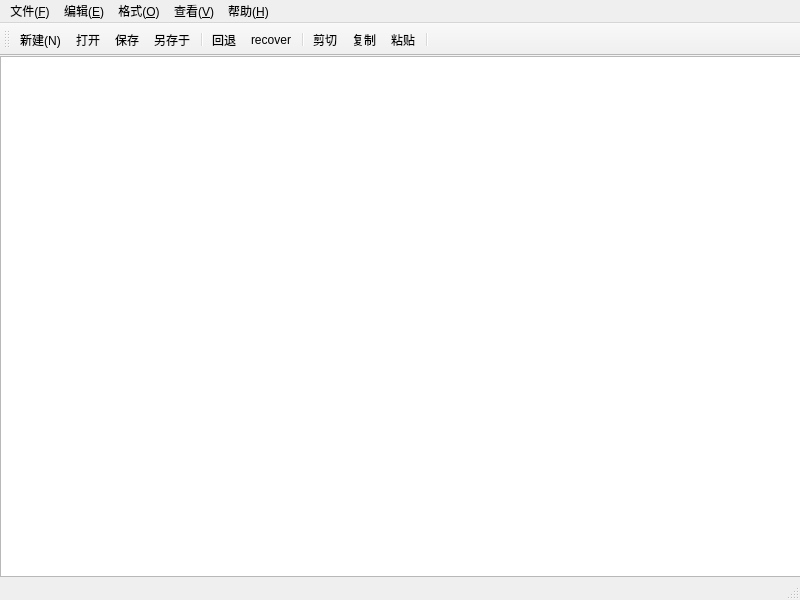
<?xml version="1.0" encoding="UTF-8"?>
<ui version="4.0">
 <class>MainWindow</class>
 <widget class="QMainWindow" name="MainWindow">
  <property name="geometry">
   <rect>
    <x>0</x>
    <y>0</y>
    <width>800</width>
    <height>600</height>
   </rect>
  </property>
  <property name="windowTitle">
   <string>MainWindow</string>
  </property>
  <widget class="QWidget" name="centralwidget">
   <widget class="QPlainTextEdit" name="textEdit">
    <property name="geometry">
     <rect>
      <x>0</x>
      <y>0</y>
      <width>801</width>
      <height>521</height>
     </rect>
    </property>
   </widget>
  </widget>
  <widget class="QMenuBar" name="menubar">
   <property name="geometry">
    <rect>
     <x>0</x>
     <y>0</y>
     <width>800</width>
     <height>25</height>
    </rect>
   </property>
   <widget class="QMenu" name="menu">
    <property name="title">
     <string>文件(&amp;F)</string>
    </property>
    <addaction name="actionNew"/>
   </widget>
   <widget class="QMenu" name="menu_E">
    <property name="title">
     <string>编辑(&amp;E)</string>
    </property>
   </widget>
   <widget class="QMenu" name="menu_O">
    <property name="title">
     <string>格式(&amp;O)</string>
    </property>
   </widget>
   <widget class="QMenu" name="menu_V">
    <property name="title">
     <string>查看(&amp;V)</string>
    </property>
   </widget>
   <widget class="QMenu" name="menu_H">
    <property name="title">
     <string>帮助(&amp;H)</string>
    </property>
   </widget>
   <addaction name="menu"/>
   <addaction name="menu_E"/>
   <addaction name="menu_O"/>
   <addaction name="menu_V"/>
   <addaction name="menu_H"/>
  </widget>
  <widget class="QStatusBar" name="statusbar"/>
  <widget class="QToolBar" name="toolBar">
   <property name="windowTitle">
    <string>toolBar</string>
   </property>
   <attribute name="toolBarArea">
    <enum>TopToolBarArea</enum>
   </attribute>
   <attribute name="toolBarBreak">
    <bool>false</bool>
   </attribute>
   <addaction name="actionNew"/>
   <addaction name="actionOpen"/>
   <addaction name="actionSave"/>
   <addaction name="actionSaveas"/>
   <addaction name="separator"/>
   <addaction name="actionBack"/>
   <addaction name="actionRecover"/>
   <addaction name="separator"/>
   <addaction name="actionCut"/>
   <addaction name="actionCopy"/>
   <addaction name="actionParse"/>
   <addaction name="separator"/>
  </widget>
  <action name="actionNew">
   <property name="icon">
    <iconset resource="res.qrc">
     <normaloff>:/img/file.png</normaloff>:/img/file.png</iconset>
   </property>
   <property name="text">
    <string>新建(&amp;N)</string>
   </property>
   <property name="toolTip">
    <string>新建</string>
   </property>
   <property name="menuRole">
    <enum>QAction::MenuRole::NoRole</enum>
   </property>
  </action>
  <action name="actionOpen">
   <property name="icon">
    <iconset resource="res.qrc">
     <normaloff>:/img/floder.png</normaloff>:/img/floder.png</iconset>
   </property>
   <property name="text">
    <string>打开</string>
   </property>
   <property name="toolTip">
    <string>打开</string>
   </property>
   <property name="menuRole">
    <enum>QAction::MenuRole::NoRole</enum>
   </property>
  </action>
  <action name="actionRecover">
   <property name="icon">
    <iconset resource="res.qrc">
     <normaloff>:/img/after.png</normaloff>:/img/after.png</iconset>
   </property>
   <property name="text">
    <string>recover</string>
   </property>
   <property name="toolTip">
    <string>恢复</string>
   </property>
   <property name="menuRole">
    <enum>QAction::MenuRole::NoRole</enum>
   </property>
  </action>
  <action name="actionBack">
   <property name="icon">
    <iconset resource="res.qrc">
     <normaloff>:/img/back.png</normaloff>:/img/back.png</iconset>
   </property>
   <property name="text">
    <string>回退</string>
   </property>
   <property name="toolTip">
    <string>回退</string>
   </property>
   <property name="menuRole">
    <enum>QAction::MenuRole::NoRole</enum>
   </property>
  </action>
  <action name="actionSave">
   <property name="icon">
    <iconset resource="res.qrc">
     <normaloff>:/img/save.png</normaloff>:/img/save.png</iconset>
   </property>
   <property name="text">
    <string>保存</string>
   </property>
   <property name="toolTip">
    <string>保存</string>
   </property>
   <property name="menuRole">
    <enum>QAction::MenuRole::NoRole</enum>
   </property>
  </action>
  <action name="actionCut">
   <property name="icon">
    <iconset resource="res.qrc">
     <normaloff>:/img/cut.png</normaloff>:/img/cut.png</iconset>
   </property>
   <property name="text">
    <string>剪切</string>
   </property>
   <property name="toolTip">
    <string>剪切</string>
   </property>
   <property name="menuRole">
    <enum>QAction::MenuRole::NoRole</enum>
   </property>
  </action>
  <action name="actionCopy">
   <property name="icon">
    <iconset resource="res.qrc">
     <normaloff>:/img/copy.png</normaloff>:/img/copy.png</iconset>
   </property>
   <property name="text">
    <string>复制</string>
   </property>
   <property name="toolTip">
    <string>复制</string>
   </property>
   <property name="menuRole">
    <enum>QAction::MenuRole::NoRole</enum>
   </property>
  </action>
  <action name="actionParse">
   <property name="icon">
    <iconset resource="res.qrc">
     <normaloff>:/img/parse.png</normaloff>:/img/parse.png</iconset>
   </property>
   <property name="text">
    <string>粘贴</string>
   </property>
   <property name="toolTip">
    <string>粘贴</string>
   </property>
   <property name="menuRole">
    <enum>QAction::MenuRole::NoRole</enum>
   </property>
  </action>
  <action name="actionSaveas">
   <property name="icon">
    <iconset resource="res.qrc">
     <normaloff>:/img/saveAs.png</normaloff>:/img/saveAs.png</iconset>
   </property>
   <property name="text">
    <string>另存于</string>
   </property>
   <property name="toolTip">
    <string>另存于</string>
   </property>
   <property name="menuRole">
    <enum>QAction::MenuRole::NoRole</enum>
   </property>
  </action>
 </widget>
 <resources>
  <include location="res.qrc"/>
 </resources>
 <connections/>
</ui>
